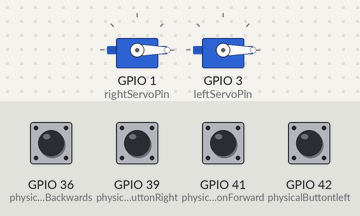
The sketch below on a simulated ESP32. On the bench: 2 × servo. The test bench sets the inputs (shaded band); at power-on: GPIO 36 (physicalButtonBackwards), GPIO 39 (physicalButtonRight), GPIO 41 (physicalButtonForward), GPIO 42 (physicalButtontleft) LOW.

Above: at 1.2 s.
1.3 s: GPIO 36 (physicalButtonBackwards) pulled HIGH for 0.15 s
At 2.5 s:
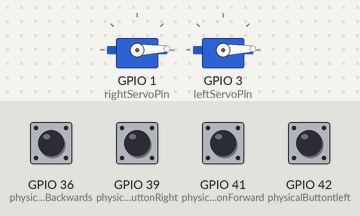
2.9 s: GPIO 41 (physicalButtonForward) pulled HIGH for 0.15 s
At 3.7 s:
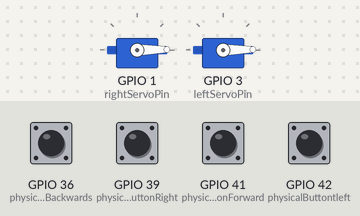
4.5 s: GPIO 39 (physicalButtonRight) pulled HIGH for 0.15 s
At 4.9 s:
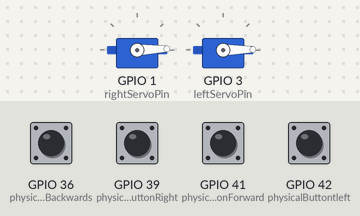
Timing chart, 0 to 7.5 s (numbered marks = the images above; inputs shaded):
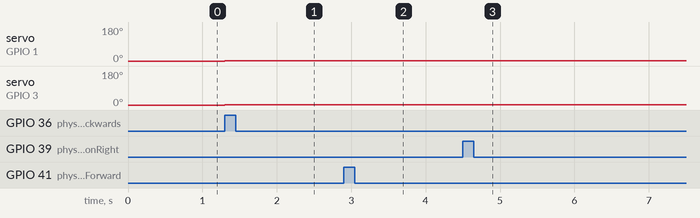

Measured:
- after the input at 1.3 s, servo on GPIO 1 (rightServoPin), servo on GPIO 3 (leftServoPin): 0° → 2° at once
- after the input at 2.9 s, servo on GPIO 1 (rightServoPin), servo on GPIO 3 (leftServoPin): 2° → 1° at once
- after the input at 4.5 s, servo on GPIO 1 (rightServoPin): 1° → 2° at once

The sketch:

Final_project.ino.ino
```cpp
#include <ESP32Servo.h>
Servo leftServo;
Servo rightServo;
int8_t  rightServoPin = 1;
int8_t leftServoPin = 3;
int8_t position[]={90,180,-180};
int8_t signal_1 = 0;// the variable that controls index  of position.
int8_t signal_2 = 0;
int8_t physicalButtonForward = 41;
int8_t physicalButtonBackwards = 36;
int8_t physicalButtontleft = 42;
int8_t physicalButtonRight = 39;

 void IRAM_ATTR Forward()
 {
   signal_1 = 1;
   signal_2 = 1;
 }

 void IRAM_ATTR Backwards()
 {
  signal_1 = 2;
  signal_2 = 2;

 }

 void IRAM_ATTR Left()
 {
  signal_1 = 2;

 }

 void IRAM_ATTR Right()
 {
  signal_2 = 2;

 }


void setup() {


 ESP32PWM::allocateTimer(0);
	ESP32PWM::allocateTimer(1);
	ESP32PWM::allocateTimer(2);
	ESP32PWM::allocateTimer(3);
	rightServo.setPeriodHertz(50);
	rightServo.attach(rightServoPin, 500, 2400);
	leftServo.setPeriodHertz(50);
	leftServo.attach(leftServoPin, 500, 2400);
 attachInterrupt(physicalButtonForward, Forward ,RISING);
attachInterrupt(physicalButtonBackwards, Backwards ,RISING);
attachInterrupt(physicalButtontleft, Left ,RISING);
attachInterrupt(physicalButtonRight, Right ,RISING);

}
void loop()
{

    leftServo.write(signal_1);
    rightServo.write(signal_2);

}


 
```
